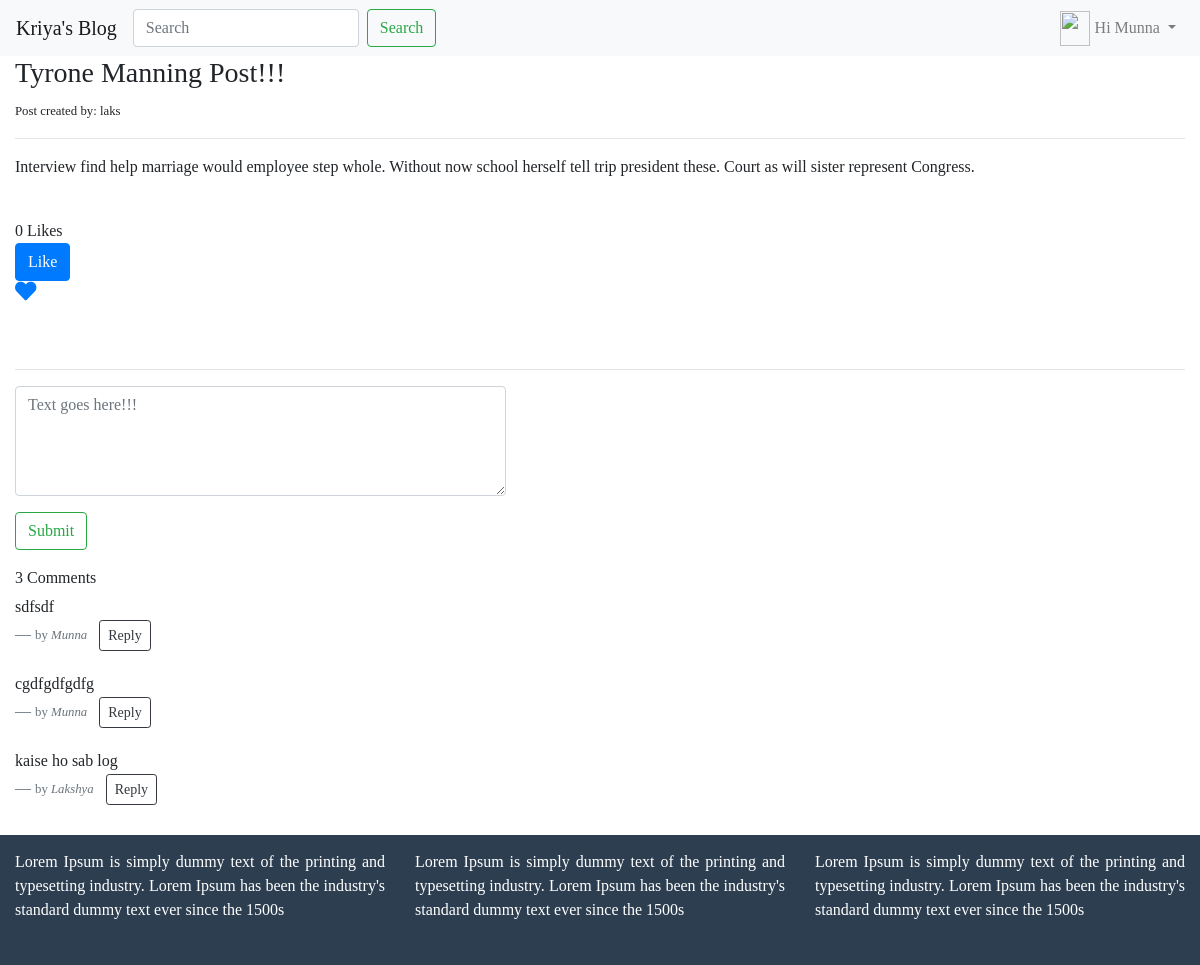
Page /blog/12/tyrone-manning-post/ (signed in) on the committed database.
### blog/models.py (models this page shows, shortened)
class Post(models.Model):
    objects = models.Manager()
    published= PublishedManager()
    STATUS_CHOICES = (
        ('draft','Draft'),
        ('published','Published')
    )
    title = models.CharField(max_length=120)
    slug = models.SlugField(max_length=120)
    author = models.ForeignKey(User, on_delete=models.CASCADE ,related_name="blog_posts")
    body = models.TextField()
    likes = models.ManyToManyField(User, related_name='likes',blank=True)
    created = models.DateTimeField(auto_now_add=True)
    updated = models.DateTimeField(auto_now=True)
    status = models.CharField(max_length=10,choices=STATUS_CHOICES, default='draft')
    restrict_comment = models.BooleanField(default=False)
    favourite = models.ManyToManyField(User, related_name='favourite',blank=True)
    class Meta:
        ordering = ['-id']
    def total_likes(self):
        return self.likes.count()

class Comment(models.Model):
    post = models.ForeignKey(Post, on_delete=models.CASCADE)
    user = models.ForeignKey(User, on_delete=models.CASCADE)
    content = models.TextField(max_length=160)
    reply = models.ForeignKey('Comment',on_delete=models.CASCADE,null=True, related_name="replies")
    timestamp = models.DateTimeField(auto_now_add=True)

### blog/views.py (the view)
# urls.py: url(r'^(?P<id>\d+)/(?P<slug>[\w-]+)/$', views.post_detail, name="post_detail"),
def post_detail(request, id, slug):
    post = get_object_or_404(Post, id=id, slug=slug)
    comments = Comment.objects.filter(post=post, reply=None).order_by('-id')
    is_liked = False
    is_favourite = False
    if post.likes.filter(id=request.user.id).exists():
        is_liked = True
    if post.favourite.filter(id=request.user.id).exists():
        is_favourite = True
    if request.method == 'POST':
        comment_form = CommentForm(request.POST or None)
        if comment_form.is_valid():
            content = request.POST.get('content')
            reply_id = request.POST.get('comment_id')
            comment_qs = None
            if reply_id:
                comment_qs = Comment.objects.get(id=reply_id)
            comment = Comment.objects.create(post=post, user=request.user, content=content, reply=comment_qs)
            comment.save()
    else:
        comment_form= CommentForm()
    context = {
        'post': post,
        'is_liked': is_liked,
        'is_favourite': is_favourite,
        'total_likes': post.total_likes(),
        'comments': comments,
        'comment_form': comment_form,
    }
    if request.is_ajax():
        html = render_to_string('blog/comments.html', context, request=request)
        return JsonResponse({'form': html})
    return render(request, 'blog/post_detail.html', context)

### blog/forms.py
class CommentForm(forms.ModelForm):
    content = forms.CharField(label="", widget=forms.Textarea(attrs={'class':'form-control', 'placeholder':'Text goes here!!!', 'rows':'4', 'cols':'50' }))
    class Meta:
        model = Comment
        fields = ('content',)

### templates/blog/post_detail.html (shortened to what this page needs)
{% extends 'blog/base.html' %}
{% block content %}
  <h3>{{ post.title }}</h3>
  <small>Post created by: {{ post.author }}</small>
  <hr>
  <p>{{ post.body }}</p>
<div id="like-section">
  {% include 'blog/like_section.html' %}
</div>
<div id="favourite-section">
  {% if is_favourite %}
  <a href="{% url 'blog:favourite_post' id=post.id %}">
    <i class="fas fa-heart fa-lg"></i>
  </a>
  {% else %}
  <a href="{% url 'blog:favourite_post' id=post.id %}">
    <i class="far fa-heart fa-lg"></i>
  </a>
  {% endif %}
</div>
<br><br>
<hr>
{% if not post.restrict_comment %}
  <div class="main-comment-section">
    {% include 'blog/comments.html' %}
  </div>
{% endif %}
{% endblock %}

### templates/blog/navbar.html (shortened to what this page needs)
<nav class="navbar navbar-expand-lg navbar-light bg-light">
<a class="navbar-brand" href="{% url 'post_list' %}">Kriya's Blog</a>
<div class="collapse navbar-collapse" id="navbarSupportedContent">
  <ul class="navbar-nav mr-auto">
    <form class="form-inline my-2 my-lg-0" action='{% url 'post_list' %}'>
      <input class="form-control mr-sm-2" type="search" placeholder="Search" aria-label="Search" name='q'>
      <button class="btn btn-outline-success my-2 my-sm-0" type="submit">Search</button>
    </form>
  </ul>
  <ul class="navbar-nav">
    {% if request.user.is_authenticated %}
    <li class="nav-item dropdown">
      <a class="nav-link dropdown-toggle" href="#" id="navbarDropdown" role="button" data-toggle="dropdown" aria-haspopup="true" aria-expanded="false">
        {% if request.user.profile.photo %}
          <img src="{{ request.user.profile.photo.url }}" alt="" class="navbar-img">
        {% else %}
          <img src="/media/default-avatar.png" alt="" class="navbar-img">
        {% endif %}
        <span>Hi {{ request.user|capfirst }}</span>
      </a>
    </li>
    {% else %}
    <li class="nav-item">
      <a href="{% url 'user_login' %}" class="nav-link">Login</a>
    </li>
    {% endif %}
  </ul>
</div>
</nav>

### templates/blog/comments.html (shortened to what this page needs)
<div class="container-fluid mt-2">
  <div class="form-group row">
    <form method="post" class="comment-form" action=".">
      {{ comment_form.as_p }}
      {% if request.user.is_authenticated %}
        <input type="submit" value="Submit" class="btn btn-outline-success">
      {% else %}
        <input type="submit" value="Submit" class="btn btn-outline-success" disabled>
      {% endif %}
    </form>
  </div>
</div>
{{ comments.count }} Comment{{ comments|pluralize }}
{% for comment in comments %}
  <blockquote class="blockquote">
    <p class="mb-0"><small>{{ comment.content }}</small></p>
    <footer class="blockquote-footer"><small>by <cite title="Source Title">{{ comment.user|capfirst }}</cite></small>
      <button type="button" name="button" class="reply-btn btn btn-outline-dark btn-sm ml-2">Reply</button>
    </footer>
  </blockquote>
{% endfor %}

### static/blog/style.css (style rules this page uses)
html { position: relative; min-height: 100%; }
body { font-family: 'Lucida Casaul', 'Comic Sans MS'; margin-bottom: 160px; }
.navbar-img { width: 30px; height: 35px; float: left; background-size: auto 100%; margin-top: -5px; margin-right: 5px; }

### rows in the picture
Post: title "Tyrone Manning Post!!!", author "laks", body "Interview find help marriage would employee step whole. Without now school herself tell trip president these. Court as will sister represent Congress."
Comment: content "sdfsdf", user "Munna"
Comment: content "cgdfgdfgdfg", user "Munna"
Comment: content "kaise ho sab log", user "Lakshya"

### other values in the picture
{{ request.user|capfirst }} "Munna"
{{ total_likes }} "0"
{{ comments.count }} "3"
